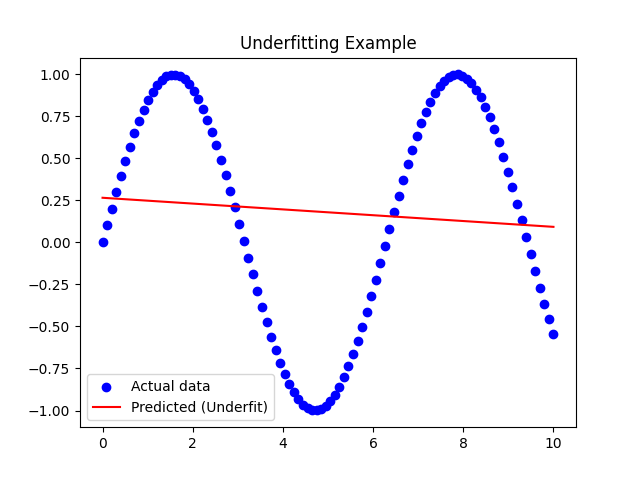

This figure's Python source:
import numpy as np
import matplotlib.pyplot as plt
from sklearn.linear_model import LinearRegression

# Non-linear data
X = np.linspace(0, 10, 100).reshape(-1, 1)
y = np.sin(X).ravel()  # sine wave

# Linear regression (simple model)
model = LinearRegression()
model.fit(X, y)
y_pred = model.predict(X)

# Plot
plt.scatter(X, y, color='blue', label='Actual data')
plt.plot(X, y_pred, color='red', label='Predicted (Underfit)')
plt.title('Underfitting Example')
plt.legend()
plt.show()
